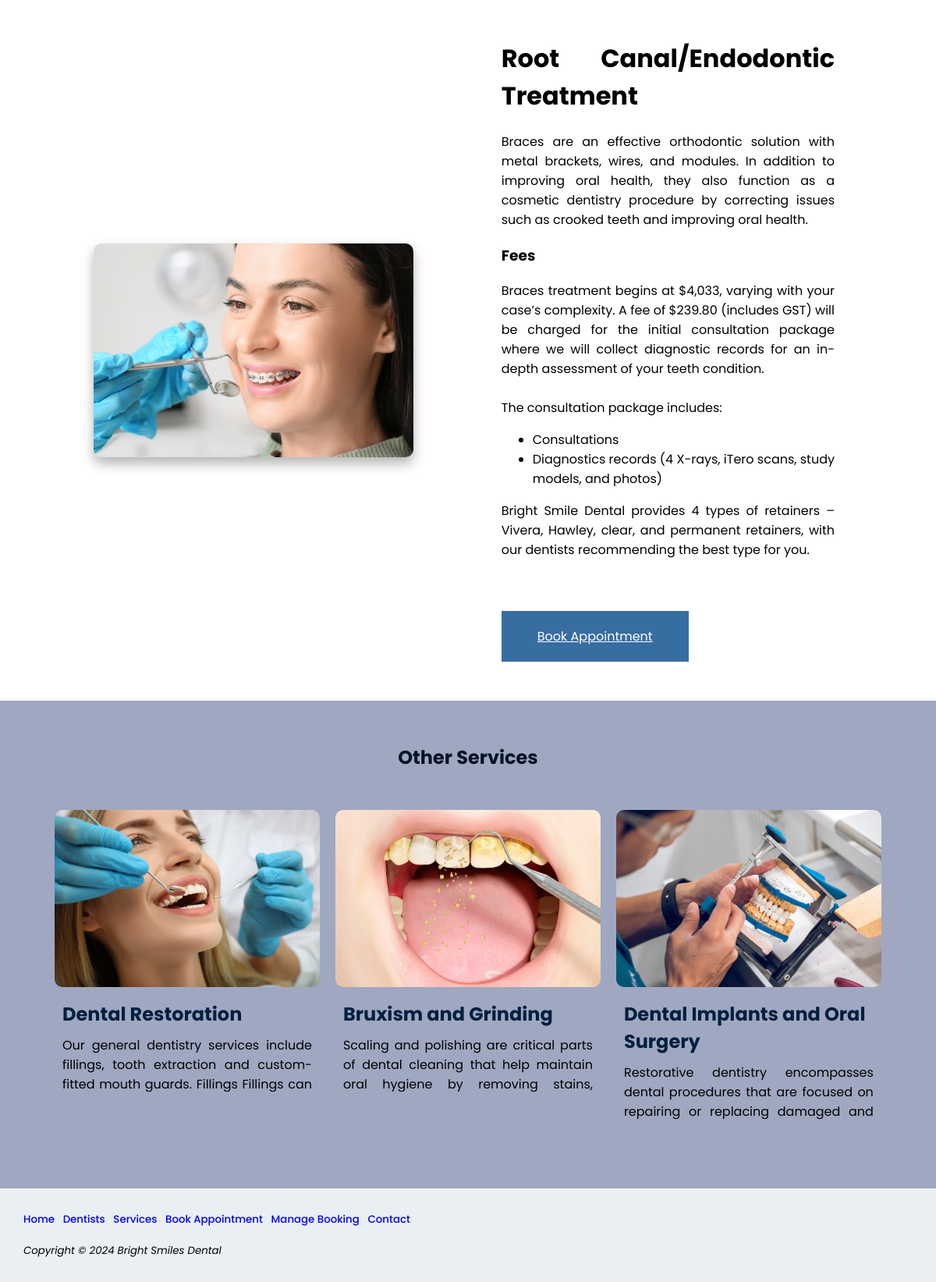
The page /Services/services_detail.php?service_id=2 on the database its author committed.
### tables this page shows
CREATE TABLE Services (
    service_id INT PRIMARY KEY AUTO_INCREMENT,
    service_type VARCHAR(64),
    service_description TEXT,
    service_image VARCHAR(64)
);

### Services/services_detail.php (the view, shortened to what this page needs)
<!DOCTYPE html>
<html lang="en">
<head>
<link rel="stylesheet" href="../styles.css">
</head>
<body>
<div id="wrapper">
    <?php
        include '../dbconnect.php';
        $service_id = $_GET['service_id'] ?? '';
        $sql = "SELECT service_type, service_description, service_image FROM services WHERE service_id = ?";
        $stmt = $conn->prepare($sql);
        $stmt->bind_param("i", $service_id);
        $stmt->execute();
        $result = $stmt->get_result();
        $service = $result->fetch_assoc();
        if ($service) {
            echo "<div class='container_service'>";
            echo "<div id='service_image'>";
            echo "<img src='../Assets/{$service['service_image']}' width='400px' alt='temp'><br>";
            echo "</div>";
            echo "<div id='service_detail'>";
            echo "<h1>{$service['service_type']}</h1>";
            echo "<p>{$service['service_description']}</p>";
            echo "<br><br>";
            echo "<div id='book_appointment'>";
            echo "<a href='../Booking Appointment/book_appointment.php'>Book Appointment</a>";
            echo "</div>";
            echo "</div>";
            echo "</div>";
            $sql = "SELECT service_id, service_type, service_image, service_description FROM services WHERE service_id != ?";
            $stmt = $conn->prepare($sql);
            $stmt->bind_param("i", $service_id);
            $stmt->execute();
            $other_services = $stmt->get_result();
            echo "<div class='container_details'>";
            echo "<div id='details_header'><h2>Other Services</h2>";
            if ($other_services->num_rows > 0) {
                echo "<div class='container'>";
                while ($other_service = $other_services->fetch_assoc()) {
                    echo "<div class='box'>";
                    echo "<a href='?service_id={$other_service['service_id']}'>";
                    echo "<img src='../Assets/{$other_service['service_image']}' width='400px' alt='service'>";
                    echo "<h2>{$other_service['service_type']}</h2>";
                    $descriptionWords = explode(' ', strip_tags($other_service['service_description']));
                    $shortDescription = implode(' ', array_slice($descriptionWords, 0, 18)) . ' ...';
                    echo '<p class="service-description">' . htmlspecialchars($shortDescription) . '</p>';
                    echo "</a>";
                    echo "</div>";
                }
                echo "</div>";
            }
            echo "</div>";
            echo "</div>";
        } else {
            echo "<p>Service not found.</p>";
        }
    ?>
    <div id="footer"></div>
</div>
</body>
</html>

### styles.css (style rules this page uses)
body { margin:0px; width: 100%; font-family: 'Poppins', sans-serif; display: flex; justify-content: center; align-items: center; }
h2 { margin-block-start: 0.2em; margin-block-end: 0.2em; }
#wrapper { background-color:#FFFFFF; min-width:850px; width: 100%; font-family: "Poppins"; }
.container { padding: 20px; display: flex; flex-wrap: wrap; width: 90%; margin: auto; align-items: flex-start; }
.box { padding: 5px; margin: 20px 5px; overflow: hidden; text-align: justify; width: calc(33.33% - 10px); box-sizing: border-box; height: 450px; display:block; }
.box a { text-decoration: none; color: #001F3F; }
.box h2 { margin: 10px; text-align: left; }
.box p { margin: 10px; text-align: justify; }
.box img { width: 100%; height: auto; border-radius: 10px; }
#details_header { background-color: #9fa8c0; color: rgb(3, 20, 36); text-align: center; width: 100%; padding-top: 50px; }
.container_details { display: flex; flex-wrap: wrap; width: 100%; margin: auto; align-items: flex-start; }
.service-description { display: -webkit-box; display: flex; -webkit-box-orient: vertical; overflow: hidden; line-clamp: 3; max-height:4.5em; text-overflow: ellipsis; margin: 15px 20px; color: #000000; text-align: left; }
#service_detail { text-align: justify; }
#service_image { width: 60%; justify-content: center; display: flex; justify-content: left; }
#service_image img { height: auto; width: 80%; border-radius: 10px; box-shadow: 0 8px 16px rgba(0, 0, 0, 0.3); }
#service_detail { padding:10px; width: 50%; margin-bottom: 20px; }
#book_appointment { padding:20px; background-color: #386da1; width: 200px; text-align: center; }
#book_appointment a { color:#FFFFFF; }
.container_service { padding : 20px; display: flex; justify-content: center; width: 80%; margin: auto; align-items: center; }

### rows shown on the page
services: service_image (picture), service_type "Root Canal/Endodontic Treatment", service_description "Braces are an effective orthodontic solution with metal brackets, wires, and modules. In addition to improving oral health, they also function as a cosmetic dentistry procedure by correcting issues such as crooked teeth and improving oral health. Fees Braces treatment begins at $4,033, varying with your case’s complexity. A fee of $239.80 (includes GST) will be charged for the initial consultation package where we will collect diagnostic records for an in-depth assessment of your teeth condition. The consultation package includes: Consultations Diagnostics records (4 X-rays, iTero scans, study models, and photos) Bright Smile Dental provides 4 types of retainers – Vivera, Hawley, clear, and…"
services: service_image (picture), service_type "Dental Restoration", shortDescription "Our general dentistry services include fillings, tooth extraction and custom-fitted mouth guards. Fillings Fillings can…"
services: service_image (picture), service_type "Bruxism and Grinding", shortDescription "Scaling and polishing are critical parts of dental cleaning that help maintain oral hygiene by removing stains,…"
services: service_image (picture), service_type "Dental Implants and Oral Surgery", shortDescription "Restorative dentistry encompasses dental procedures that are focused on repairing or replacing damaged and…"
